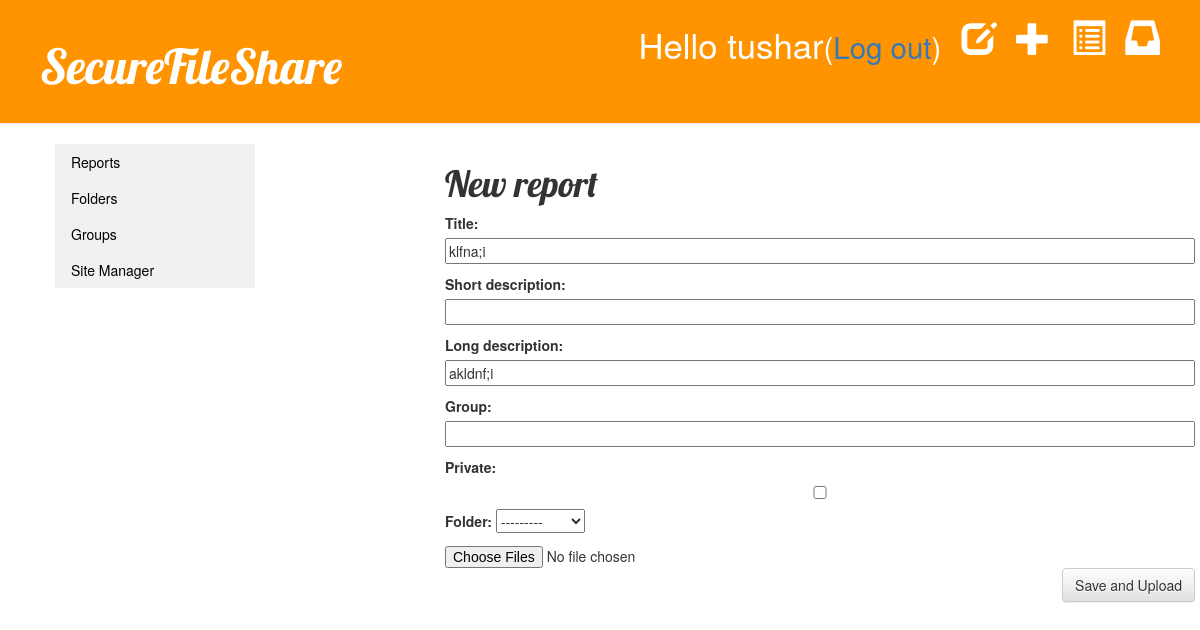
Screenshot of /report/1/edit/ (signed in) with the database file from the repository.
### blog/models.py (models this page shows, shortened)
class Report(models.Model): #this Report is a django model
    author = models.ForeignKey('auth.User') #link to another model
    title = models.CharField(max_length=200) #text with limited number of chars
    private = models.BooleanField(default=False) #checkbox for private
    short_description = models.CharField(max_length=100, blank=True)
    long_description = models.CharField(max_length=500, blank=True) #text with unlimited number of chars
    group = models.CharField(max_length=100, default="", blank=True)
    documents = models.ManyToManyField(Document)
    folder = models.ForeignKey(Folder, null=True, default=None, blank=True)
    upload_at = models.DateTimeField(auto_now_add=True)
    created_date = models.DateTimeField(default=timezone.now) #date and time
    published_date = models.DateTimeField(blank=True, null=True)

### blog/views.py (the view)
# urls.py: url(r'^report/(?P<pk>\d+)/edit/$', views.report_edit, name='report_edit'),
@login_required
def report_edit(request, pk):
    report = get_object_or_404(Report, pk=pk)
    if request.method == "POST":
        form = ReportForm(request.POST, request.FILES, instance=report)
        if form.is_valid():
            report = form.save(commit=False)
            report.author = request.user
            report.save()
            return redirect('report_detail', pk=report.pk)
    else:
        form = ReportForm(instance=report)
    return render(request, 'blog/report_edit.html', {'form': form})

### blog/forms.py
class ReportForm(forms.ModelForm):
    class Meta: #where we tell django which model should be used to make the form
        model = Report
        fields = ('title', 'short_description', 'long_description', 'group', 'private', 'folder') #added 'private' field #added 'group' field

### blog/models.py (called while the page is built)
    def __str__(self):
        return self.name

### blog/templates/blog/report_edit.html
{% extends 'blog/base.html' %}
{% block content %}
    <h1>New report</h1>
    <form method="POST" class="report-form" enctype="multipart/form-data">{% csrf_token %}
        {{ form.as_p }}
        <input type="file" name="files" multiple>
        <button type="submit" class="save btn btn-default">Save and Upload</button>
    </form>
{% endblock %}

### blog/templates/blog/base.html (shortened to what this page needs)
{% load static %}
<html>
  <head>
    <link rel="stylesheet" href="//maxcdn.bootstrapcdn.com/bootstrap/3.2.0/css/bootstrap.min.css">
    <link rel="stylesheet" href="//maxcdn.bootstrapcdn.com/bootstrap/3.2.0/css/bootstrap-theme.min.css">
    <link rel="stylesheet" href="{% static 'css/blog.css' %}">
  </head>
  <body>
    <div class="page-header">
      {% if user.is_authenticated %}
      <a href="{% url 'messages_inbox' %}" class="top-menu"><span class="glyphicon glyphicon-inbox"></span></a>
      <a href="{% url 'group_list' %}" class="top-menu"><span class="glyphicon glyphicon-list-alt"></span></a>
      <a href="{% url 'report_new' %}" class="top-menu"><span class="glyphicon glyphicon-plus"></span></a>
      <a href="{% url 'report_draft_list' %}" class="top-menu"><span class="glyphicon glyphicon-edit"></span></a>
      <p class="top-menu">Hello {{ user.username }}<small>(<a href="{% url 'logout' %}">Log out</a>)</small></p>
      {% else %}
      <a href="{% url 'login' %}" class="top-menu"><span class="glyphicon glyphicon-lock"></span></a>
      {% endif %}
      <h1><a href="/">SecureFileShare</a></h1>
    </div>
    <div class="content container">
      <div class="row">
        <div class="col-md-4">
        {% if user.is_authenticated %}
        {% block sidebar%}
          <ul class="subnavilist">
            <li><a href="{% url 'report_list' %} ">Reports</a></li>
            <li><a href="{% url 'folder_list' %} ">Folders</a></li>
            <li><a href="{% url 'group_list' %} ">Groups</a></li>
            {% if user.is_superuser %}
            <li><a href="{% url 'site_manager_actions' %} ">Site Manager</a></li>
            {% endif %}
        {% endblock %}
        {% endif %}
        </ul>
        </div>
        <div class="col-md-8">
          {% block content %}
          {% endblock %}
        </div>
      </div>
    </div>
</body></html>

### blog/static/css/blog.css (style rules this page uses)
.page-header { background-color: #ff9400; margin-top: 0; padding: 20px 20px 20px 40px; }
.page-header h1, .page-header h1 a, .page-header h1 a:visited, .page-header h1 a:active { color: #ffffff; font-size: 36pt; text-decoration: none; }
.content { margin-left: 40px; }
h1, h2, h3, h4 { font-family: 'Lobster', cursive; }
.save { float: right; }
.report-form textarea, .report-form input, .group-form textarea, .group-form input { width: 100%; }
.top-menu, .top-menu:hover, .top-menu:visited { color: #ffffff; float: right; font-size: 26pt; margin-right: 20px; }
ul { list-style-type: none; margin: 0; padding: 0; width: 200px; background-color: #f1f1f1; }
li a { display: block; color: #000; padding: 8px 16px; text-decoration: none; }

### rows the page displays
Report: title "klfna;i", long_description "akldnf;i", folder "---------"

### other values shown
{{ user.username }} "tushar"
